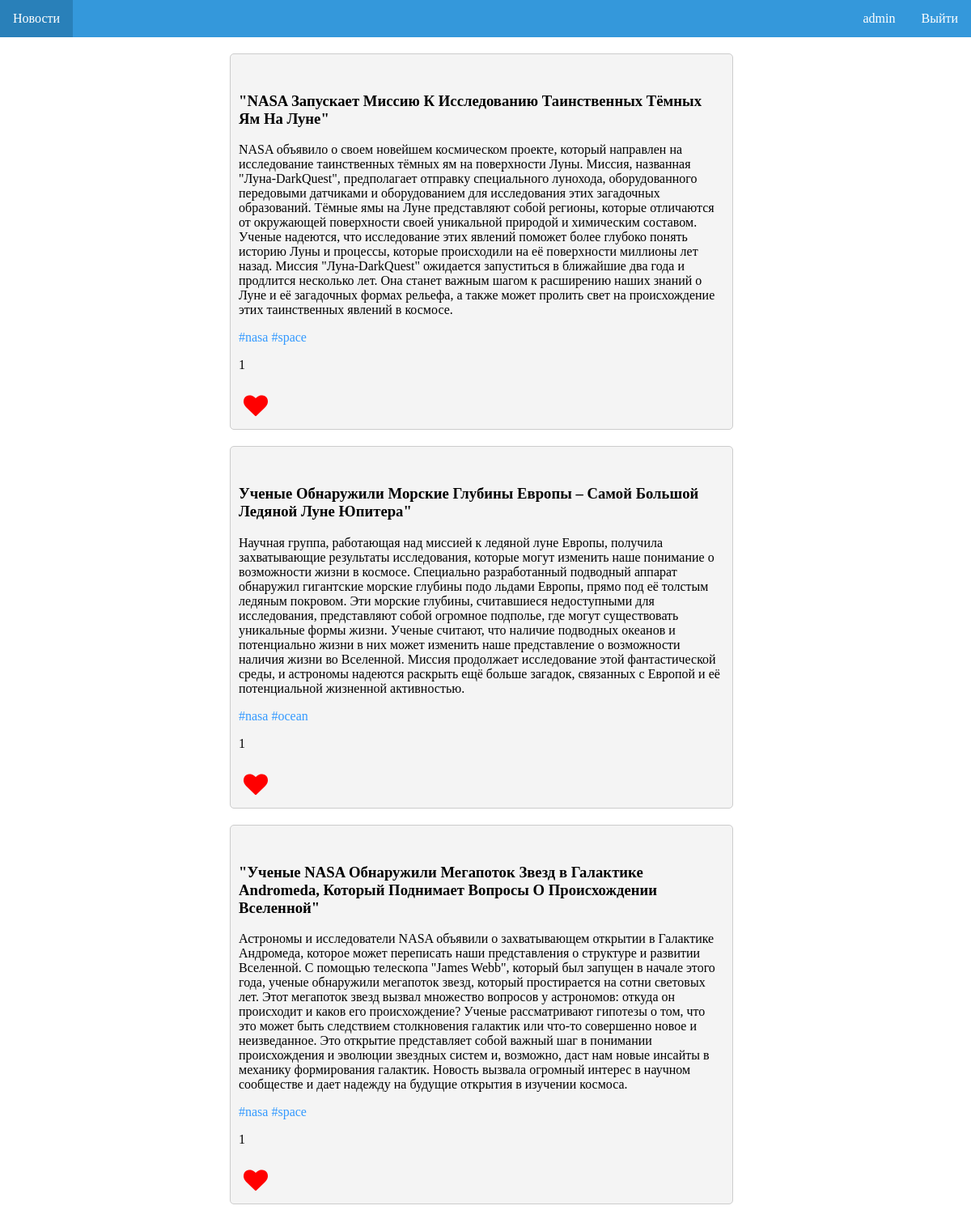
Screenshot of /tags/nasa (signed in) with the database file from the repository.
### webnews/models.py (models this page shows, shortened)
class News(models.Model):
    title=models.CharField(max_length=255)
    text=models.TextField(max_length=1000)
    slug=models.SlugField(unique=True,db_index=True)
    photo=models.ImageField(upload_to="images/")
    tags=models.ManyToManyField("Tag",blank=True,related_name="posts")
    likes=models.ManyToManyField("Like",blank=True,related_name="postslike")
    comment=models.ManyToManyField("Comment",blank=True,related_name="comment")

class Tag(models.Model):
    title=models.CharField(max_length=255)
    slug = models.SlugField(unique=True, db_index=True)
    def __str__(self):
        return "{}".format(self.title)

### webnews/views.py (the view)
# urls.py: path("tags/<slug:slug>",views.tags,name="tags"),
def tags(request,slug):
    tags=News.objects.filter(tags__slug=slug)
    return render(request,"webnews/tags.html",{"tags":tags,"like":base(request)})

### webnews/models.py (called while the page is built)
    def __str__(self):
        return "{}".format(self.user)

### webnews/views.py (called while the page is built)
def base(request):
    like=Like.objects.filter(user=request.user)
    print(like)
    n = []
    for i in like:
        n.append(str(i.post))
    return n

### webnews/templates/webnews/tags.html (shortened to what this page needs)
{%extends 'webnews/base.html'%}
{%block body%}
{%for i in tags%}
 <div class="card-container">
        <div class="card" data-id="{{i.id}}">
            <h3 class="name">{{i.title}}</h3>
            <p class="desc">{{i.text}}</p>
            {%for j in i.tags.all %}
            <a class="tags" href="{% url 'tags' j.slug %}">#{{j}}</a>
            {%endfor%}
            <p class="count">{{i.likes.all.count}}</p>
<form method="post" action="{% url 'like'%}">
    <button data-action="likebutton" class="likebutton" type="submit" ><i data-action="likebutton" class="fa fa-heart-o"></i></button>
</form>
        </div>
</div>
{%endfor%}
{%endblock%}

### webnews/templates/webnews/base.html (shortened to what this page needs)
{%load static%}
<!DOCTYPE html>
<html lang="en">
<head>
     <link rel="stylesheet" href="{% static 'css/base.css' %}">
     <link rel="stylesheet" href="{% static 'css/news.css' %}">
    <link rel="stylesheet" href="{% static 'css/regist.css' %}">
    <link rel="stylesheet" href="{%static 'css/comments.css'%}">
    <link rel="stylesheet" href="https://cdnjs.cloudflare.com/ajax/libs/font-awesome/4.7.0/css/font-awesome.min.css">
</head>
<body>
    <div class="navbar">
        <a href="{%url 'open'%}">Новости</a>
        <div class="right">
            {%if user.is_authenticated%}
            <a class="user">{{user.username}}</a>
           <a href="{%url 'logout'%}">Выйти</a>
            {%else%}
             <a href="{%url 'login'%}">Войти</a>
              <a href="{%url 'regist'%}">Регистрация</a>
            {%endif%}
        </div>
    </div>
{%block body%}
{%endblock%}
</body>
</html>

### webnews/static/css/base.css (style rules this page uses)
body { margin:0 0 100px 0; }
.navbar { background-color: #3498db; overflow: hidden; position: sticky; top: 0; z-index: 100; }
.navbar a { float: left; display: block; color: white; text-align: center; padding: 14px 16px; text-decoration: none; }
.right { float: right; }

### webnews/static/css/news.css (style rules this page uses)
.card-container { display: grid; justify-content: center; grid-template-columns: 1fr 1fr; grid-gap: 10px; max-width: 400px; margin: 0 auto; }
.card { width:600px; background: #f4f4f4; padding: 10px; border: 1px solid #ccc; border-radius: 5px; margin-top:20px; }
.tags { text-decoration:none; color:#3399FF; }
.likebutton { border:none; font-size:30px; background-color:inherit; margin-top:8px; }

### rows the page displays
News: title "\"NASA Запускает Миссию К Исследованию Таинственных Тёмных Ям На Луне\"", text "NASA объявило о своем новейшем космическом проекте, который направлен на исследование таинственных тёмных ям на поверхности Луны. Миссия, названная \"Луна-DarkQuest\", предполагает отправку специального лунохода, оборудованного передовыми датчиками и оборудованием для исследования этих загадочных образований. Тёмные ямы на Луне представляют собой регионы, которые отличаются от окружающей поверхности своей уникальной природой и химическим составом. Ученые надеются, что исследование этих явлений поможет более глубоко понять историю Луны и процессы, которые происходили на её поверхности миллионы лет назад. Миссия \"Луна-DarkQuest\" ожидается запуститься в ближайшие два года и продлится несколько…", likes.all.count "1"
Tag: title "nasa"
Tag: title "space"
News: title "Ученые Обнаружили Морские Глубины Европы – Самой Большой Ледяной Луне Юпитера\"", text "Научная группа, работающая над миссией к ледяной луне Европы, получила захватывающие результаты исследования, которые могут изменить наше понимание о возможности жизни в космосе. Специально разработанный подводный аппарат обнаружил гигантские морские глубины подо льдами Европы, прямо под её толстым ледяным покровом. Эти морские глубины, считавшиеся недоступными для исследования, представляют собой огромное подполье, где могут существовать уникальные формы жизни. Ученые считают, что наличие подводных океанов и потенциально жизни в них может изменить наше представление о возможности наличия жизни во Вселенной. Миссия продолжает исследование этой фантастической среды, и астрономы надеются…", likes.all.count "1"
Tag: title "ocean"
News: title "\"Ученые NASA Обнаружили Мегапоток Звезд в Галактике Andromeda, Который Поднимает Вопросы О Происхождении Вселенной\"", text "Астрономы и исследователи NASA объявили о захватывающем открытии в Галактике Андромеда, которое может переписать наши представления о структуре и развитии Вселенной. С помощью телескопа \"James Webb\", который был запущен в начале этого года, ученые обнаружили мегапоток звезд, который простирается на сотни световых лет. Этот мегапоток звезд вызвал множество вопросов у астрономов: откуда он происходит и каков его происхождение? Ученые рассматривают гипотезы о том, что это может быть следствием столкновения галактик или что-то совершенно новое и неизведанное. Это открытие представляет собой важный шаг в понимании происхождения и эволюции звездных систем и, возможно, даст нам новые инсайты в…", likes.all.count "1"

### other values shown
{{ user.username }} "admin"
